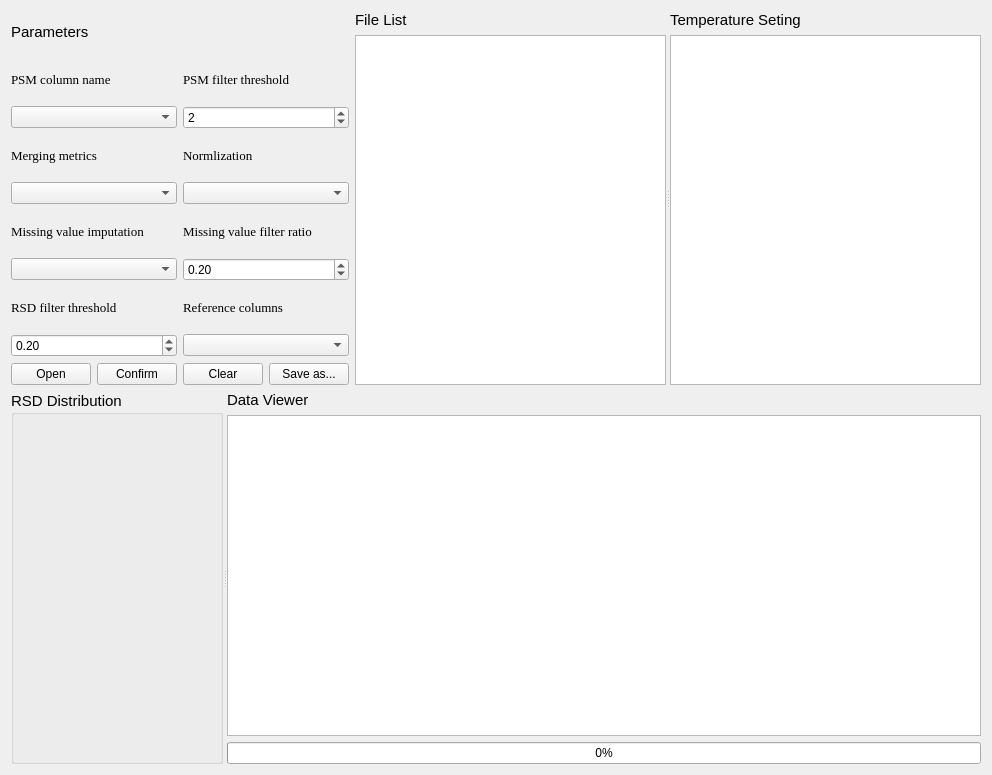
<?xml version="1.0" encoding="UTF-8"?>
<ui version="4.0">
 <class>Form</class>
 <widget class="QWidget" name="Form">
  <property name="geometry">
   <rect>
    <x>0</x>
    <y>0</y>
    <width>992</width>
    <height>775</height>
   </rect>
  </property>
  <property name="windowTitle">
   <string>Form</string>
  </property>
  <layout class="QGridLayout" name="gridLayout_2">
   <item row="0" column="0">
    <layout class="QVBoxLayout" name="verticalLayout_5">
     <item>
      <layout class="QHBoxLayout" name="horizontalLayout">
       <item>
        <layout class="QGridLayout" name="gridLayout">
         <item row="5" column="2" colspan="2">
          <widget class="QLabel" name="label_3">
           <property name="font">
            <font>
             <family>Times New Roman</family>
             <pointsize>10</pointsize>
            </font>
           </property>
           <property name="text">
            <string>Normlization</string>
           </property>
          </widget>
         </item>
         <item row="11" column="0" colspan="2">
          <widget class="QComboBox" name="comboBoxMV"/>
         </item>
         <item row="6" column="2" colspan="2">
          <widget class="QComboBox" name="comboBox_2"/>
         </item>
         <item row="10" column="2" colspan="2">
          <widget class="QLabel" name="label_11">
           <property name="font">
            <font>
             <family>Times New Roman</family>
             <pointsize>10</pointsize>
            </font>
           </property>
           <property name="text">
            <string>Missing value filter ratio</string>
           </property>
          </widget>
         </item>
         <item row="16" column="3">
          <widget class="QPushButton" name="pushButtonSave">
           <property name="text">
            <string>Save as...</string>
           </property>
          </widget>
         </item>
         <item row="0" column="0" colspan="4">
          <widget class="QLabel" name="label_1">
           <property name="font">
            <font>
             <family>Arial</family>
             <pointsize>11</pointsize>
            </font>
           </property>
           <property name="text">
            <string>Parameters</string>
           </property>
          </widget>
         </item>
         <item row="16" column="1">
          <widget class="QPushButton" name="pushButtonConfirm">
           <property name="text">
            <string>Confirm</string>
           </property>
          </widget>
         </item>
         <item row="16" column="0">
          <widget class="QPushButton" name="pushButtonOpen">
           <property name="text">
            <string>Open</string>
           </property>
          </widget>
         </item>
         <item row="16" column="2">
          <widget class="QPushButton" name="pushButtonClear">
           <property name="text">
            <string>Clear</string>
           </property>
          </widget>
         </item>
         <item row="1" column="0" colspan="2">
          <widget class="QLabel" name="label_5">
           <property name="font">
            <font>
             <family>Times New Roman</family>
             <pointsize>10</pointsize>
            </font>
           </property>
           <property name="text">
            <string>PSM column name</string>
           </property>
           <property name="alignment">
            <set>Qt::AlignLeading|Qt::AlignLeft|Qt::AlignVCenter</set>
           </property>
          </widget>
         </item>
         <item row="2" column="0" colspan="2">
          <widget class="QComboBox" name="comboBoxPSM">
           <property name="contextMenuPolicy">
            <enum>Qt::DefaultContextMenu</enum>
           </property>
           <property name="currentText">
            <string/>
           </property>
           <property name="minimumContentsLength">
            <number>0</number>
           </property>
          </widget>
         </item>
         <item row="5" column="0" colspan="2">
          <widget class="QLabel" name="label_7">
           <property name="font">
            <font>
             <family>Times New Roman</family>
             <pointsize>10</pointsize>
            </font>
           </property>
           <property name="contextMenuPolicy">
            <enum>Qt::NoContextMenu</enum>
           </property>
           <property name="text">
            <string>Merging metrics</string>
           </property>
           <property name="alignment">
            <set>Qt::AlignLeading|Qt::AlignLeft|Qt::AlignVCenter</set>
           </property>
          </widget>
         </item>
         <item row="1" column="2" colspan="2">
          <widget class="QLabel" name="label_6">
           <property name="font">
            <font>
             <family>Times New Roman</family>
             <pointsize>10</pointsize>
            </font>
           </property>
           <property name="text">
            <string>PSM filter threshold</string>
           </property>
           <property name="alignment">
            <set>Qt::AlignLeading|Qt::AlignLeft|Qt::AlignVCenter</set>
           </property>
          </widget>
         </item>
         <item row="2" column="2" colspan="2">
          <widget class="QSpinBox" name="spinBoxPSMFilter">
           <property name="value">
            <number>2</number>
           </property>
          </widget>
         </item>
         <item row="6" column="0" colspan="2">
          <widget class="QComboBox" name="comboBoxMerging"/>
         </item>
         <item row="10" column="0" colspan="2">
          <widget class="QLabel" name="label">
           <property name="font">
            <font>
             <family>Times New Roman</family>
             <pointsize>10</pointsize>
            </font>
           </property>
           <property name="text">
            <string>Missing value imputation</string>
           </property>
          </widget>
         </item>
         <item row="11" column="2" colspan="2">
          <widget class="QDoubleSpinBox" name="doubleSpinBoxMVFilter">
           <property name="singleStep">
            <double>0.020000000000000</double>
           </property>
           <property name="value">
            <double>0.200000000000000</double>
           </property>
          </widget>
         </item>
         <item row="13" column="0" colspan="2">
          <widget class="QDoubleSpinBox" name="doubleSpinBoxRSDFilter">
           <property name="singleStep">
            <double>0.020000000000000</double>
           </property>
           <property name="value">
            <double>0.200000000000000</double>
           </property>
          </widget>
         </item>
         <item row="12" column="0" colspan="2">
          <widget class="QLabel" name="label_8">
           <property name="font">
            <font>
             <family>Times New Roman</family>
             <pointsize>10</pointsize>
            </font>
           </property>
           <property name="text">
            <string>RSD filter threshold</string>
           </property>
           <property name="alignment">
            <set>Qt::AlignLeading|Qt::AlignLeft|Qt::AlignVCenter</set>
           </property>
          </widget>
         </item>
         <item row="12" column="2" colspan="2">
          <widget class="QLabel" name="label_10">
           <property name="font">
            <font>
             <family>Times New Roman</family>
             <pointsize>10</pointsize>
            </font>
           </property>
           <property name="contextMenuPolicy">
            <enum>Qt::NoContextMenu</enum>
           </property>
           <property name="text">
            <string>Reference columns</string>
           </property>
           <property name="alignment">
            <set>Qt::AlignLeading|Qt::AlignLeft|Qt::AlignVCenter</set>
           </property>
          </widget>
         </item>
         <item row="13" column="2" colspan="2">
          <widget class="QComboBox" name="comboBoxReference"/>
         </item>
        </layout>
       </item>
       <item>
        <widget class="QSplitter" name="splitter">
         <property name="orientation">
          <enum>Qt::Horizontal</enum>
         </property>
         <widget class="QWidget" name="layoutWidget">
          <layout class="QVBoxLayout" name="verticalLayout">
           <item>
            <widget class="QLabel" name="label_2">
             <property name="font">
              <font>
               <family>Arial</family>
               <pointsize>11</pointsize>
              </font>
             </property>
             <property name="text">
              <string>File List</string>
             </property>
            </widget>
           </item>
           <item>
            <widget class="QListWidget" name="ListFile"/>
           </item>
          </layout>
         </widget>
         <widget class="QWidget" name="layoutWidget">
          <layout class="QVBoxLayout" name="verticalLayout_2">
           <item>
            <widget class="QLabel" name="label_9">
             <property name="font">
              <font>
               <family>Arial</family>
               <pointsize>11</pointsize>
              </font>
             </property>
             <property name="text">
              <string>Temperature Seting</string>
             </property>
            </widget>
           </item>
           <item>
            <widget class="QTableWidget" name="tableWidgetTemp"/>
           </item>
          </layout>
         </widget>
        </widget>
       </item>
      </layout>
     </item>
     <item>
      <widget class="QSplitter" name="splitter_2">
       <property name="orientation">
        <enum>Qt::Horizontal</enum>
       </property>
       <widget class="QWidget" name="layoutWidget">
        <layout class="QVBoxLayout" name="verticalLayout_4">
         <item>
          <widget class="QGroupBox" name="groupBox">
           <property name="font">
            <font>
             <family>Arial</family>
             <pointsize>11</pointsize>
            </font>
           </property>
           <property name="title">
            <string>RSD Distribution</string>
           </property>
          </widget>
         </item>
        </layout>
       </widget>
       <widget class="QWidget" name="layoutWidget">
        <layout class="QVBoxLayout" name="verticalLayout_3">
         <item>
          <widget class="QLabel" name="label_4">
           <property name="font">
            <font>
             <family>Arial</family>
             <pointsize>11</pointsize>
            </font>
           </property>
           <property name="text">
            <string>Data Viewer</string>
           </property>
          </widget>
         </item>
         <item>
          <widget class="QTableView" name="tableView">
           <property name="minimumSize">
            <size>
             <width>500</width>
             <height>0</height>
            </size>
           </property>
          </widget>
         </item>
         <item>
          <widget class="QProgressBar" name="progressBar">
           <property name="value">
            <number>0</number>
           </property>
          </widget>
         </item>
        </layout>
       </widget>
      </widget>
     </item>
    </layout>
   </item>
  </layout>
 </widget>
 <resources/>
 <connections/>
</ui>
